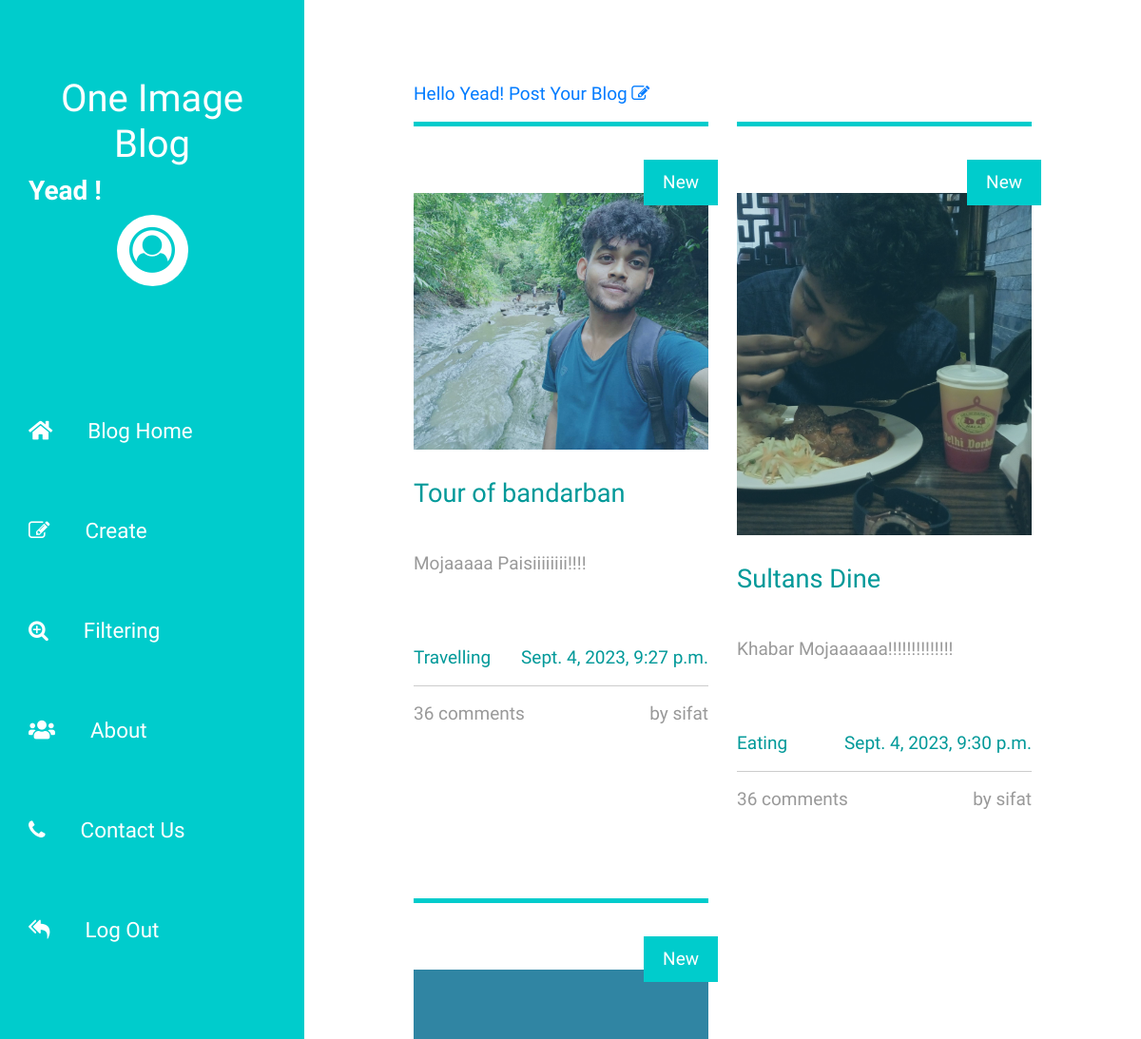
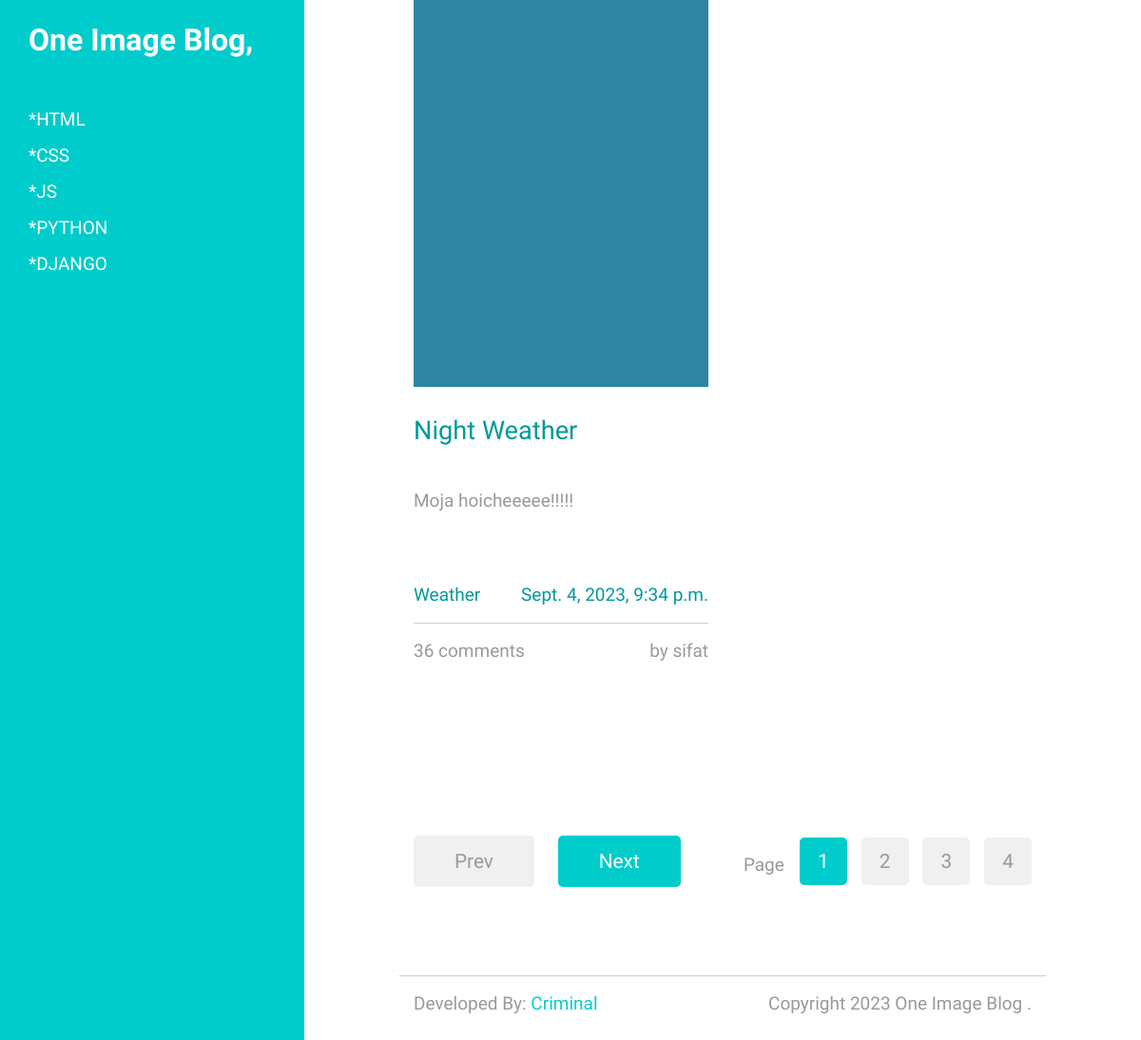
The page /blogs/myFav/ (signed in) on the database its author committed (2 pictures, top to bottom).
### blogs/models.py (models this page shows, shortened)
class favorites(models.Model):
    blog = models.ForeignKey(blogs,on_delete=models.CASCADE,null=False)
    user = models.ForeignKey(User,on_delete=models.CASCADE,null=False)

class blogs(models.Model):
    blog_title      = models.CharField(max_length=200, unique=True)
    slug            = models.SlugField(max_length=200, unique=True)
    images          = models.ImageField(upload_to='photos/chobi',blank=False)
    description     = models.TextField(max_length=5000, blank=False)
    category        = models.ForeignKey(Category, on_delete=models.CASCADE)
    created_date    = models.DateTimeField(auto_now_add=True)
    modified_date   = models.DateTimeField(auto_now=True)
    rating = models.IntegerField(null=True, default=0)
    numrating = models.IntegerField(null=True, default=0)
    avg = models.IntegerField(null=True, default=0)
    user = models.ForeignKey(User,on_delete=models.CASCADE,null=True)

### category/models.py (models this page shows, shortened)
class Category(models.Model):
    category_name = models.CharField(max_length=50, unique=True)
    slug = models.SlugField(max_length=100, unique=True)
    class Meta:
        verbose_name = 'category'
        verbose_name_plural = 'categories'

### blogs/views.py (the view)
# urls.py: path('myFav/',views.myFav,name='myFav'),
def myFav(request):
    fav = favorites.objects.filter(user = request.user)
    return render(request,"blogs/myfav.html",{'blogs': fav})

### blogs/templates/blogs/myfav.html (shortened to what this page needs)
{% extends 'base.html' %}
{% load static %}
{% block content %}
        {% if user.id %}
            <a href = "{% url 'create' %}">Hello {{user.username}}! Post Your Blog <i class="fa fa-edit"></i></a>
        {% endif %}
        <div class="row tm-row">
            {% for blog in blogs %}
            <article class="col-12 col-md-6 tm-post">
                <hr class="tm-hr-primary">
                {% if user.id %}
                <a href="{% url 'details' blog.blog.id %}" class="effect-lily tm-post-link tm-pt-60">
                    <div class="tm-post-link-inner">
                        <img src="{{ blog.blog.images.url }}" alt="Image" class="img-fluid">
                    </div>
                    <span class="position-absolute tm-new-badge">New</span>
                    <h2 class="tm-pt-30 tm-color-primary tm-post-title">{{ blog.blog.blog_title }}</h2>
                </a>
                {% endif %}
                <p class="tm-pt-30">
                    {{ blog.blog.description }}
                </p>
                <div class="d-flex justify-content-between tm-pt-45">
                    <span class="tm-color-primary">{{ blog.blog.category.category_name }}</span>
                    <span class="tm-color-primary">{{ blog.blog.created_date }}</span>
                </div>
                <hr>
                <div class="d-flex justify-content-between">
                    <span>36 comments</span>
                    <span>by {{ blog.blog.user.username }}</span>
                </div>
            </article>
            {% endfor %}
        </div>
        <div class="row tm-row tm-mt-100 tm-mb-75">
            <div class="tm-prev-next-wrapper">
                <a href="#" class="mb-2 tm-btn tm-btn-primary tm-prev-next disabled tm-mr-20">Prev</a>
                <a href="#" class="mb-2 tm-btn tm-btn-primary tm-prev-next">Next</a>
            </div>
            <div class="tm-paging-wrapper">
                <span class="d-inline-block mr-3">Page</span>
                <nav class="tm-paging-nav d-inline-block">
                    <ul>
                        <li class="tm-paging-item active">
                            <a href="#" class="mb-2 tm-btn tm-paging-link">1</a>
                        </li>
                        <li class="tm-paging-item">
                            <a href="#" class="mb-2 tm-btn tm-paging-link">2</a>
                        </li>
                        <li class="tm-paging-item">
                            <a href="#" class="mb-2 tm-btn tm-paging-link">3</a>
                        </li>
                        <li class="tm-paging-item">
                            <a href="#" class="mb-2 tm-btn tm-paging-link">4</a>
                        </li>
                    </ul>
                </nav>
            </div>
        </div>
{% endblock content %}

### templates/base.html (shortened to what this page needs)
<!DOCTYPE html>
{% load static %}
<html lang="en">
<head>
	<link rel="stylesheet" href="{% static 'fontawesome/css/all.min.css' %}">
    <link href="{% static 'css/bootstrap.min.css' %}" rel="stylesheet">
    <link href="{% static 'css/templatemo-xtra-blog.css' %}" rel="stylesheet">
    <link rel="stylesheet"
    href="https://cdnjs.cloudflare.com/ajax/libs/font-awesome/4.7.0/css/font-awesome.min.css">
    <link rel="stylesheet"
    href="https://cdnjs.cloudflare.com/ajax/libs/font-awesome/4.7.0/css/font-awesome.min.css">
</head>
<body>
	<header class="tm-header" id="tm-header">
        <div class="tm-header-wrapper">
            <div class="tm-site-header">
                <h1 class="text-center">One Image Blog</h1>
                    <div class="tm-mb-65">
                        {% if user.id is None %}
                        <h3 style = "color:white">Welcome!</h3>
                        {% else %}
                        <h3 style = "color:white"><b>{{user.username}} !</b></h3>
                        <a rel="nofollow" href="{% url 'profile' %}">
                            <div class="mb-3 mx-auto tm-site-logo">
                                <i class="fa fa-user-circle-o" style="font-size:48px;"></i>
                            </div>
                        </a>
                    </div>
                {% endif %}
            </div>
            <nav class="tm-nav" id="tm-nav">
                <ul>
                    {% if user.id %}
                    <li class="tm-nav-item"><a href="{% url 'home' %}" class="tm-nav-link">
                        <i class="fas fa-home"></i>
                        Blog Home
                    </a></li>
                    <li class="tm-nav-item"><a href="{% url 'create' %}" class="tm-nav-link">
                        <i class="fa fa-edit"></i>
                        Create
                    </a></li>
                    <li class="tm-nav-item"><a href="{% url 'filters' %}" class="tm-nav-link">
                        <i class="fa fa-search-plus"></i>
                        Filtering
                    </a></li>
                    <li class="tm-nav-item"><a href="{% url 'about' %}" class="tm-nav-link">
                        <i class="fas fa-users"></i>
                        About
                    </a></li>
                    <li class="tm-nav-item"><a href="{% url 'contact' %}" class="tm-nav-link">
                        <i class="fa fa-phone"></i>
                        Contact Us
                    </a></li>
                    {% endif %}
                    {% if user.id is None %}
                    <li class="tm-nav-item"><a href="{% url 'login' %}" class="tm-nav-link">
                        <i class="fa fa-sign-in"></i>
                        Log In
                    </a></li>
                    <li class="tm-nav-item"><a href="{% url 'signin' %}" class="tm-nav-link">
                        <i class="fa fa-check-circle"></i>
                        Sign Up
                    </a></li>
                    {% else %}
                    <li class="tm-nav-item"><a href="{% url 'logout' %}" class="tm-nav-link">
                        <i class="fa fa-mail-reply-all"></i>
                        Log Out
                    </a></li>
                    {% endif %}
                </ul>
            </nav>
            <p class="tm-mb-80 pr-5 text-white">
                <h2><b>One Image Blog,</b></h2><br> *HTML <br> *CSS <br> *JS <br> *PYTHON <br> *DJANGO
        </div>
    </header>
<div class="container-fluid">
    <main class="tm-main">
    {% block content %}{% endblock %}
    <footer class="row tm-row">
        <hr class="col-12">
        <div class="col-md-6 col-12 tm-color-gray">
            Developed By: <a rel="nofollow" target="_parent"
            href="https://www.facebook.com/profile.php?id=100009048088346"
            class="tm-external-link">Criminal</a>
        </div>
        <div class="col-md-6 col-12 tm-color-gray tm-copyright">
            Copyright 2023 One Image Blog .
        </div>
    </footer>
</main>
</div>
</body>
</html>

### rows shown on the page
favorites: blog.images (picture), blog.blog_title "Tour of bandarban", blog.description "Mojaaaaa Paisiiiiiiii!!!!", blog.category.category_name "Travelling", blog.created_date "Sept. 4, 2023, 9:27 p.m.", blog.user.username "sifat"
favorites: blog.images (picture), blog.blog_title "Sultans Dine", blog.description "Khabar Mojaaaaaa!!!!!!!!!!!!!!", blog.category.category_name "Eating", blog.created_date "Sept. 4, 2023, 9:30 p.m.", blog.user.username "sifat"
favorites: blog.images (picture), blog.blog_title "Night Weather", blog.description "Moja hoicheeeee!!!!!", blog.category.category_name "Weather", blog.created_date "Sept. 4, 2023, 9:34 p.m.", blog.user.username "sifat"

### other values the page prints
{{ user.username }} "Yead"
